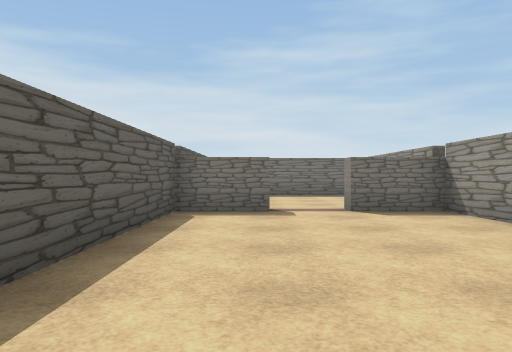
[1] (above)

16 first-person views from a walk through a 3-D level made in the Unity game engine. The camera is 1.3 m above the floor, looks level and sees 70° across. The floor is counted in squares, 2 m on a side. Each view is taken from the middle of a square. On the plan, view 1 faces up. The plan holds only what a view shows up to about 11 squares ahead; the rest is blank. Some surface patterns are stand-ins.

[2]
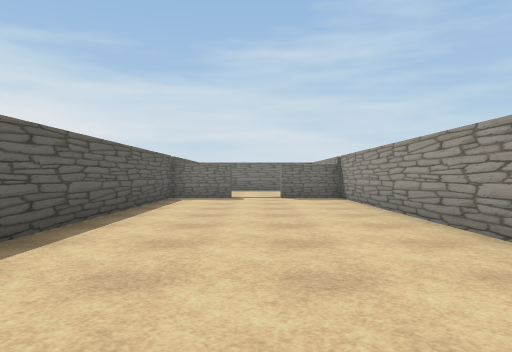

[3]
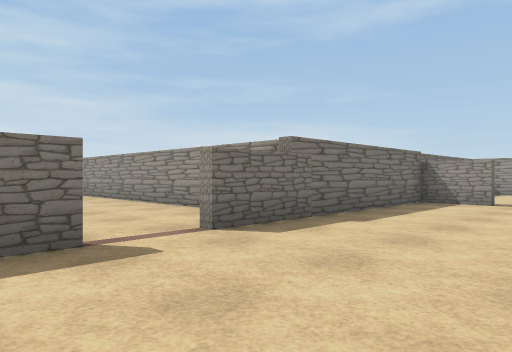

[4]
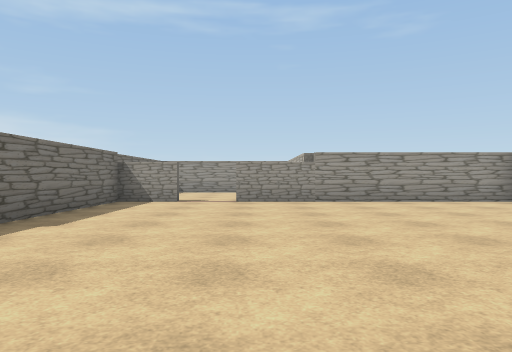

[5]
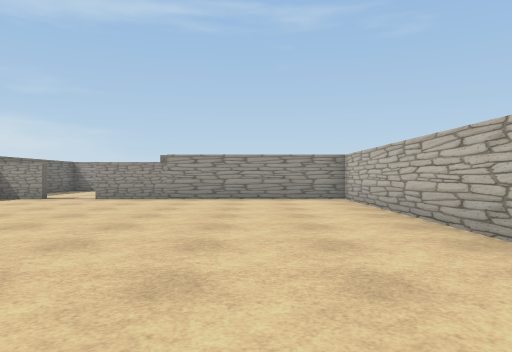

[6]
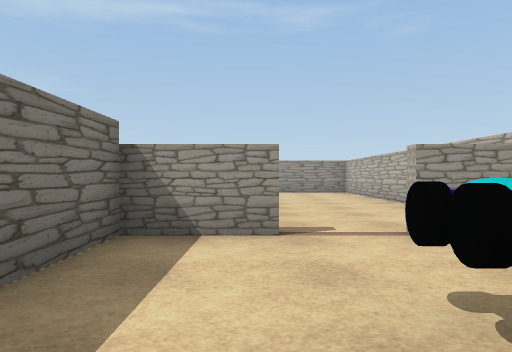

[7]
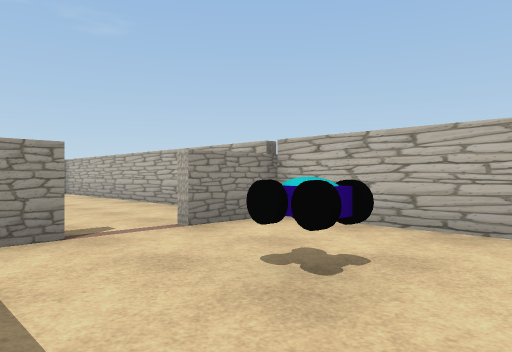

[8]
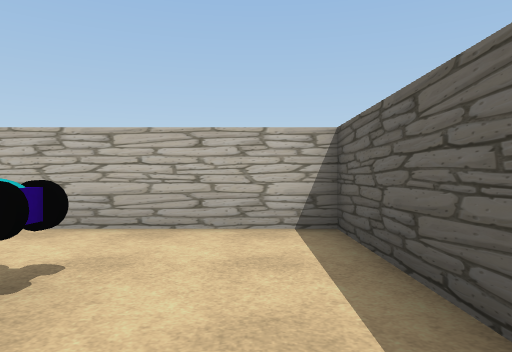

[9]
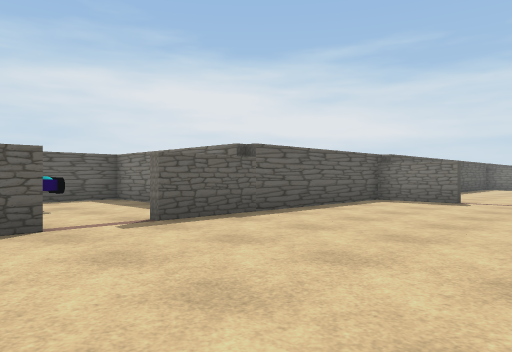

[10]
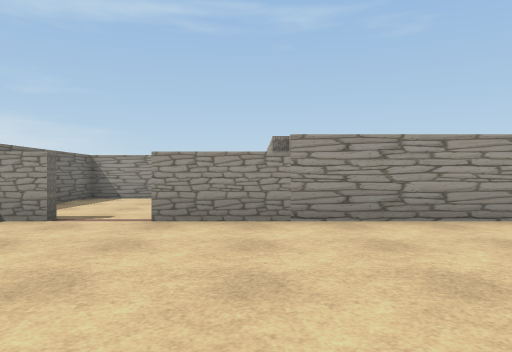

[11]
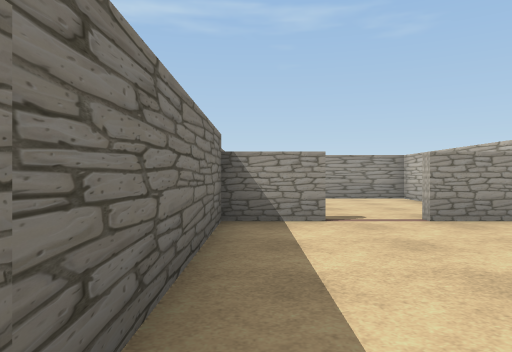

[12]
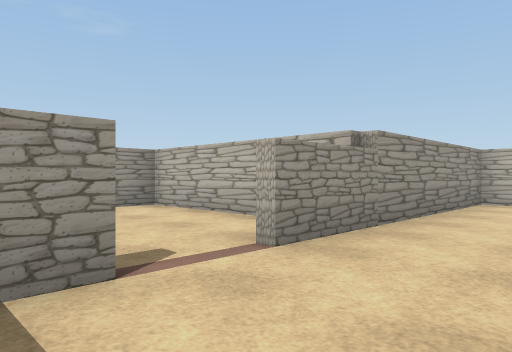

[13]
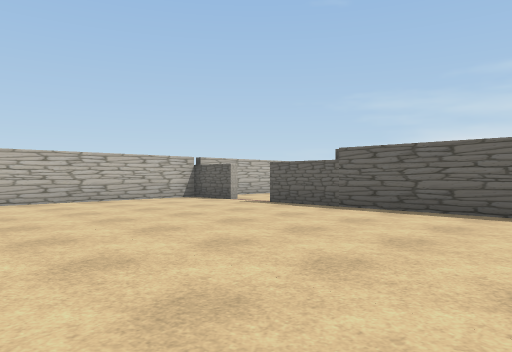

[14]
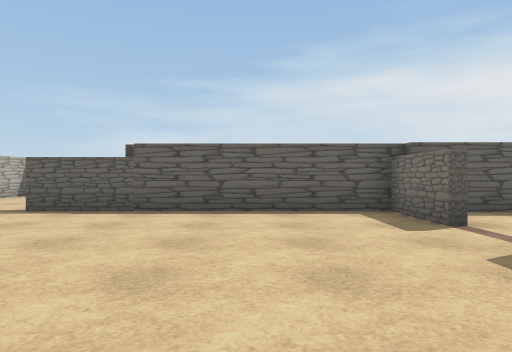

[15]
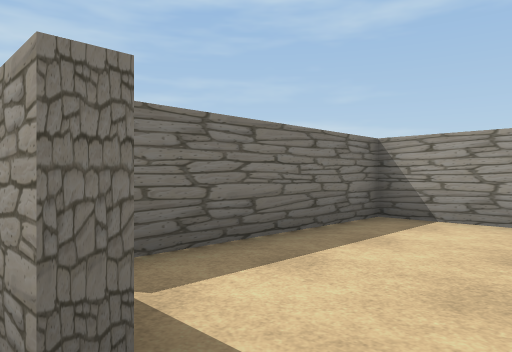

[16]
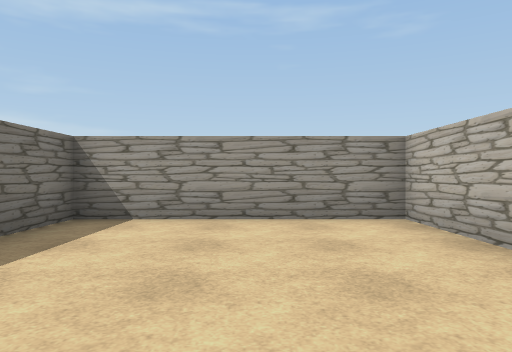

### Floor plan
Ten units are one square. View 1 is at (0, 0); x grows to the right and y downward. Boxes are objects, and circles mark ways between rooms. Rooms are numbered by the first view taken in them; rooms with no view inside come last. Other rooms are left out.
<svg viewBox="-75 -77 215 217">
<path fill="none" stroke="#000" d="M35 9 35 -67 18 -67 18 -72M4 -67 -15 -67 -15 22M-18 118 -18 129M-11 135 82 135 82 65M2 35 -18 35 -18 102M82 50 82 35 18 35M-20 102 -20 85 -70 85 -70 135 -20 135 -20 118M102 83 135 83 135 33 94 33"/>
<rect x="-55" y="105" width="20" height="10" fill="#bbb"><title>other object</title></rect>
<circle cx="10" cy="30" r="3" fill="#2a7"/>
<circle cx="-20" cy="110" r="3" fill="#2a7"/>
<circle cx="80" cy="55" r="3" fill="#2a7"/>
<text x="10" y="-20">1</text>
<text x="30" y="90">2</text>
<text x="-40" y="110">3</text>
<text x="110" y="60">4</text>
</svg>
Room 1 opens to room 2. Room 2 opens to room 3. Room 2 opens to room 4.

Where each view was taken, in squares from view 1:
view 1: 0 up, 0 right, facing up
view 2: 4 down, 1 right, facing up
view 3: 7 down, 1 left, facing up-right
view 4: 7 down, 1 left, facing right
view 5: 11 down, 2 left, facing right
view 6: 10 down, 6 left, facing right
view 7: 9 down, 6 left, facing down-right
view 8: 9 down, 6 left, facing down
view 9: 13 down, 3 right, facing up-left
view 10: 8 down, 3 right, facing right
view 11: 4 down, 3 right, facing right
view 12: 4 down, 6 right, facing down-right
view 13: 4 down, 5 right, facing down-left
view 14: 6 down, 5 right, facing left
view 15: 6 down, 8 right, facing up-right
view 16: 6 down, 8 right, facing right
